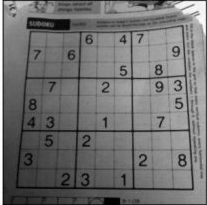
#> input picture OpenCV/Screenshot from 2020-04-25 21-50-57.png, 207 x 205 px
$ python Adaptive_Thresholding.py
#> lines starting #> are read from the running program, lines starting #| are printed output that depends on the picture; after the words box and inside, x2 and y2 are one past the last pixel; in counts of white or black regions, pixels touching at a corner belong together
import cv2 as cv
import numpy as np

img = cv.imread('Screenshot from 2020-04-25 21-50-57.png',0)
#> img is the input picture: shape (205, 207); min 0, max 255, mean 112.5
_,th1 = cv.threshold(img,127,255,cv.THRESH_BINARY)
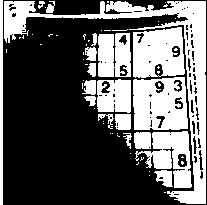
#> th1: shape (205, 207); 38.4% white; 64 white regions (45 under 20 px), largest, box (x1, y1, x2, y2) and area: (4, 1, 206, 204) 5551, (133, 77, 188, 130) 2458, (133, 27, 185, 78) 2160
th2 = cv.adaptiveThreshold(img,255,cv.ADAPTIVE_THRESH_MEAN_C,cv.THRESH_BINARY,11,2)
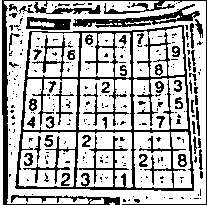
#> th2: shape (205, 207); 70.2% white; 260 black regions (207 under 20 px), largest, box (x1, y1, x2, y2) and area: (15, 25, 194, 191) 5602, (2, 0, 207, 205) 2259, (73, 4, 200, 28) 882
th3 = cv.adaptiveThreshold(img,255,cv.ADAPTIVE_THRESH_GAUSSIAN_C,cv.THRESH_BINARY,11,2)
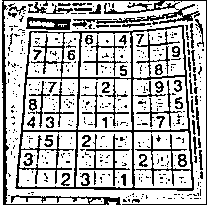
#> th3: shape (205, 207); 71.8% white; black in thin lines or dots

cv.imshow("Image",img)
cv.imshow("th1",th1)
cv.imshow("th2",th2)
cv.imshow("th3",th3)

cv.waitKey(0)
cv.destroyAllWindows()

$ run again, with OpenCV/Screenshot from 2020-04-25 22-29-58.png copied over OpenCV/Screenshot from 2020-04-25 21-50-57.png
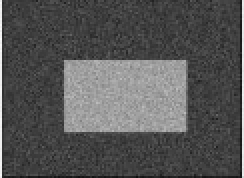
#> input picture OpenCV/Screenshot from 2020-04-25 22-29-58.png, 122 x 89 px (shown 2 times larger)
#> img is the input picture: shape (89, 122); min 15, max 250, mean 85.4
#> `_,th1 = cv.threshold(img,127,255,cv.THRESH_BINARY)`:
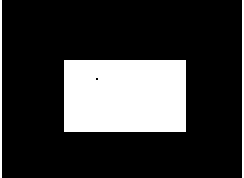
#> th1: shape (89, 122) (shown 2 times larger); 21.9% white; 3 white regions, box (x1, y1, x2, y2) and area: (32, 30, 93, 66) 2195, (0, 0, 1, 89) 89, (121, 0, 122, 89) 89
#> th2: shape (89, 122); 52.6% white; 109 black regions (101 under 20 px), largest, box (x1, y1, x2, y2) and area: (1, 0, 121, 89) 4304, (38, 33, 89, 62) 365, (37, 46, 48, 57) 48
#> `th3 = cv.adaptiveThreshold(img,255,cv.ADAPTIVE_THRESH_GAUSSIAN_C,cv.TH..`:
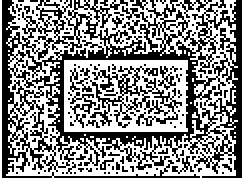
#> th3: shape (89, 122) (shown 2 times larger); 54.1% white; black in thin lines or dots
